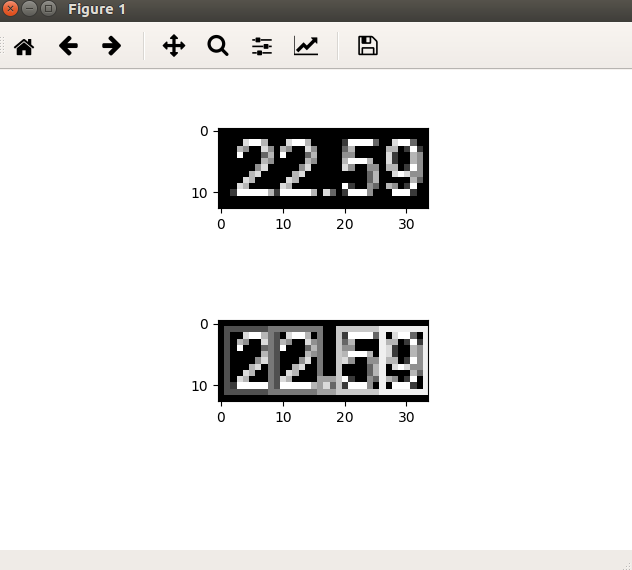
#> input picture image_github_to_markdown/segment_expriment2.png, 632 x 570 px
$ python -i segment.py   (imports and definitions only)   (older library calls are emulated)
#> lines starting #> are read from the running program, lines starting #| are printed output that depends on the picture; after the words box and inside, x2 and y2 are one past the last pixel; in counts of white or black regions, pixels touching at a corner belong together
# We know every chars in the image is always about the same size.
# And there are often only few grayscale values in the adhesions edge.
# Based on this, we implement the segment method as follow:
# 1.We find the characters inside the image by connected domain.
# 2.When two characters adhesions together, we will know it's wrong because the area
# of domain is too large.
# 3.We caculate the sum of grayscale values of every column in the connected domain rectangle.
# and we find the location of the min one which is the edge of adhesions.
import logging
import cv2
import numpy as np
import os

class Image(object):
    def __init__(self, img, idx_save=0):
        self.img = img
        self._img_paint = self.img.copy()
        self.list_crop_loc = []
        self.list_crop_img = []
        self._loc = (0, 0)
        self._idx_save = idx_save
        self._color_idx = 0

    def _ret_min_wh(self, img):
        img = np.squeeze(img)
        min_w, min_h = np.min(img, 0)
        return min_w, min_h

    # list_crop_img is a list of cropped images, every cropped image is a 2D numpy array.
    def find_char(self, dir_save=None, img=None, loc=None):
        """find all"""
        # assert isinstance(loc, (tuple, list)) # (w, h)
        loc = self._loc if loc is None else loc
        img = np.pad(self.img, ((1, 1), (1, 1)), 'constant') if img is None else np.pad(img, ((1, 1), (1, 1)), 'constant')
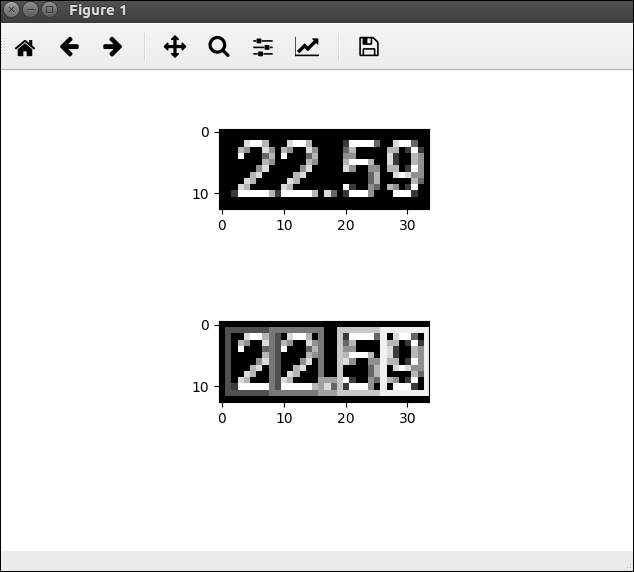
#> img: shape (572, 634); min 0, max 255, mean 226
        loc = loc[0]-1, loc[1]-1
        ret, thresh = cv2.threshold(img, 20, 255, 0)
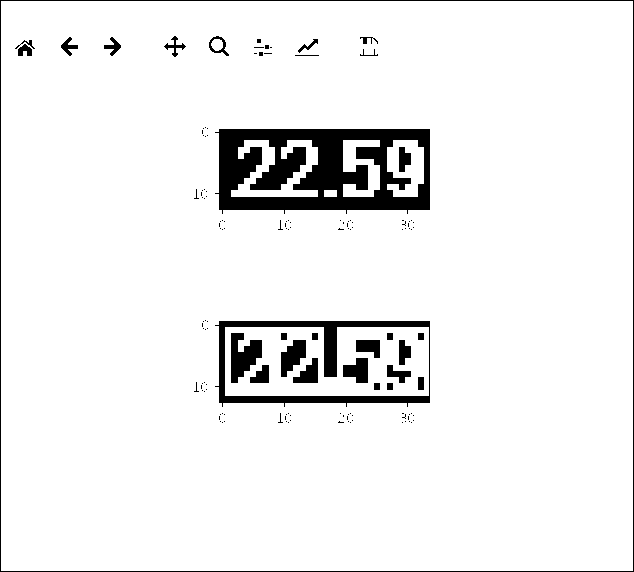
#> thresh: shape (572, 634); 93.6% white; 138 black regions (109 under 20 px)
        logging.debug("thresh.shape:h,w{:}".format(np.shape(thresh)))
        _, contours, hierarchy = cv2.findContours(thresh, cv2.RETR_EXTERNAL, cv2.CHAIN_APPROX_NONE)
#> contours = 1 contour; box (x1, y1, x2, y2) and area: (1, 1, 633, 571) 359039
        contours = sorted(contours, key=self._ret_min_wh) # (sort contours from left to right, up to down)
#> in _ret_min_wh, `img = np.squeeze(img)`: img = 2400 pairs, first value 1 to 632, second value 1 to 570
#> in _ret_min_wh, `min_w, min_h = np.min(img, 0)`: min_w = 1
        logging.debug("len(contours):{:}".format(len(contours)))
        for i, c in enumerate(contours):
            logging.debug("i:{:}".format(i))
            rect = cv2.boundingRect(c)
            w1_relative, h1_relative = rect[0], rect[1]
            w2_relative, h2_relative = w1_relative + rect[2]-1, h1_relative + rect[3]-1
            w1, h1 = loc[0] + w1_relative, loc[1] + h1_relative
            w2, h2 = loc[0] + w2_relative, loc[1] + h2_relative
            area = (w2 - w1 + 1) * (h2 - h1 + 1)
            self._color_idx += 1
            VALUE_COLOR = 40 * self._color_idx
            if area < 70:
                # cv2.drawContours(img, rect, i, (255, 0, 0), 1)
                # logging.debug("contours:{:}".format(c))
                img_crop = img[h1_relative:h2_relative + 1, w1_relative:w2_relative + 1]
                img_crop = np.pad(img_crop, ((1, 1), (1, 1)), 'constant')
                cv2.rectangle(self._img_paint, (w1 - 1, h1 - 1), (w2 + 1, h2 + 1), (VALUE_COLOR, VALUE_COLOR, 0), 1)
                logging.debug("rect:w1:{:},h1:{:} w2:{:},h2:{:}".format(w1, h1, w2, h2))
                logging.debug("area:{:}".format(area))
                if dir_save:
                    self._idx_save += 1
                    path_save = os.path.join(dir_save, str(self._idx_save) + ".jpg")
                    cv2.imwrite(path_save, img_crop)
                    logging.info("cropped img {:} has been saved in:{:}".format(self._idx_save, path_save))

                self.list_crop_img.append(img_crop)
                self.list_crop_loc.append([[w1, h1], [w2, h2]])
            else:
                offset = np.argmin(np.sum(img[h1_relative:h2_relative + 1, w1_relative:w2_relative + 1], 0))
                if offset == 0:
                    offset = np.argmin(np.sum(img[h1_relative:h2_relative + 1, w1_relative + 1:w2_relative + 1], 0)) + 1
                # logging.debug("img[h1:h2, w1:w2]:{:}".format(np.sum(img[h1:h2, w1:w2], 0)))
                w3_relative, h3_relative = w1_relative + offset, h1_relative
                w4_relative, h4_relative = w2_relative, h2_relative
                w2_relative, h2_relative = w1_relative + offset - 1, h2_relative
                w3, h3 = loc[0] + w3_relative, loc[1] + h3_relative
                logging.debug("offset:{:}".format(offset))
                # Visualization
                self.find_char(dir_save, img[h1_relative:h2_relative+1, w1_relative:w2_relative+1], (w1, h1))
                self.find_char(dir_save, img[h3_relative:h4_relative+1, w3_relative:w4_relative+1], (w3, h3))
#> this loop made 1 pass
#> (w1_relative, h1_relative, h2_relative, w1, h1, w2, h2) on pass 1: (1, 1, 570, 0, 0, 0, 569)
#> pass 1, in find_char (call 2), `img = np.pad(self.img, ((1, 1), (1, 1)), 'constant') if img is None el..`:
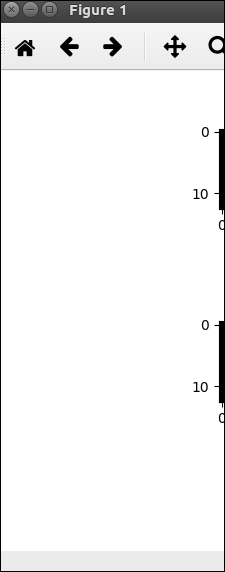
#> img: shape (572, 225); min 0, max 255, mean 239.6
#> pass 1, in find_char (call 2), `ret, thresh = cv2.threshold(img, 20, 255, 0)`:
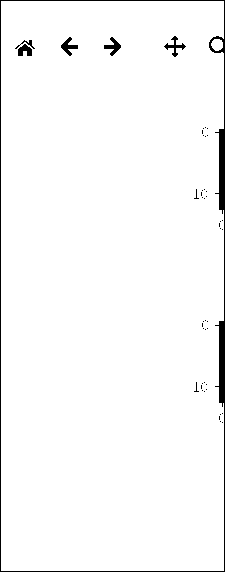
#> thresh: shape (572, 225); 97.5% white; 46 black regions (40 under 20 px), largest, box (x1, y1, x2, y2) and area: (0, 0, 225, 572) 2530, (61, 37, 78, 56) 135, (104, 37, 121, 56) 135, (164, 36, 186, 57) 131, (18, 44, 32, 56) 112, (15, 40, 35, 49) 46
#> pass 1, in find_char (call 3), `ret, thresh = cv2.threshold(img, 20, 255, 0)`:
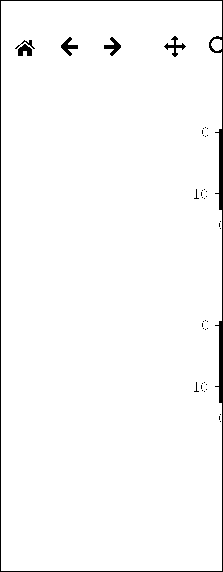
#> thresh: shape (572, 223); 97.8% white; 42 black regions (36 under 20 px), largest, box (x1, y1, x2, y2) and area: (0, 0, 223, 572) 2170, (61, 37, 78, 56) 135, (104, 37, 121, 56) 135, (164, 36, 186, 57) 131, (18, 44, 32, 56) 112, (15, 40, 35, 49) 46
#> after the loop, self._color_idx = 17; self._idx_save = 0; self.list_crop_img = []; self.list_crop_loc = []
        return self.list_crop_img, self.list_crop_loc

    def get_paint(self):
        return self._img_paint

>>> import cv2
>>> picture = cv2.imread('../../image_github_to_markdown/segment_expriment2.png', cv2.IMREAD_GRAYSCALE)
#> (the run stopped early here; a loop or call above may not have finished)
